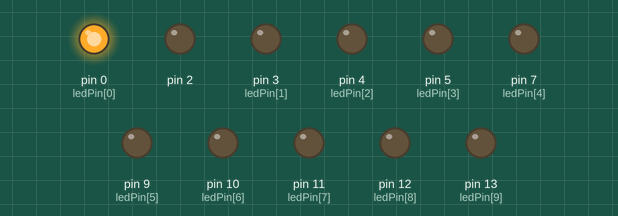
This sketch was run on a simulated Arduino Uno, built with avr-gcc and run on an emulated ATmega328P. Parts: output pins drawn as LEDs (lit = HIGH).

Above: at 0.1 s.
At 0.5 s:
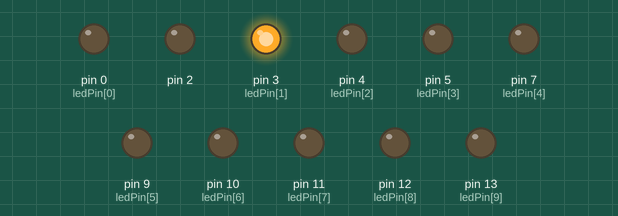
At 1.3 s:
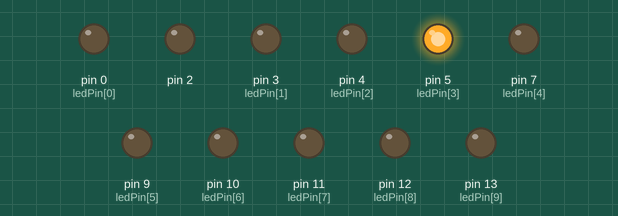
At 2.9 s:
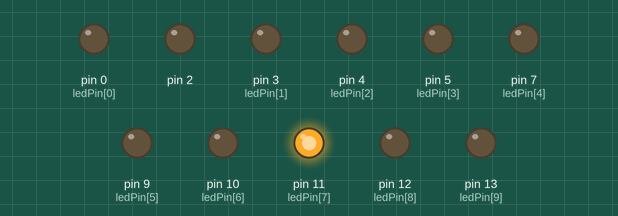
At 5.7 s:
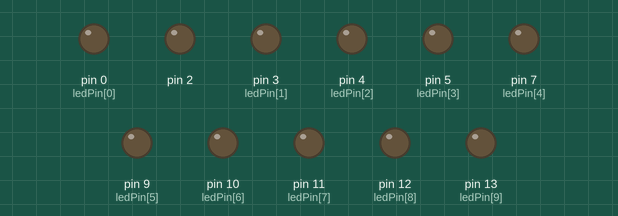
At 10.1 s:
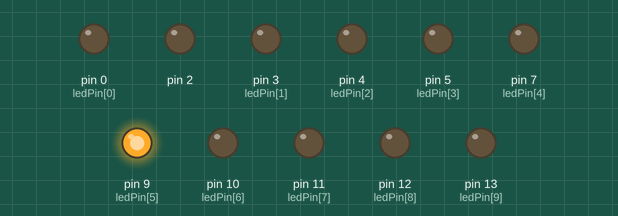
Timing chart, 0 to 10.4 s (numbered marks = the images above):
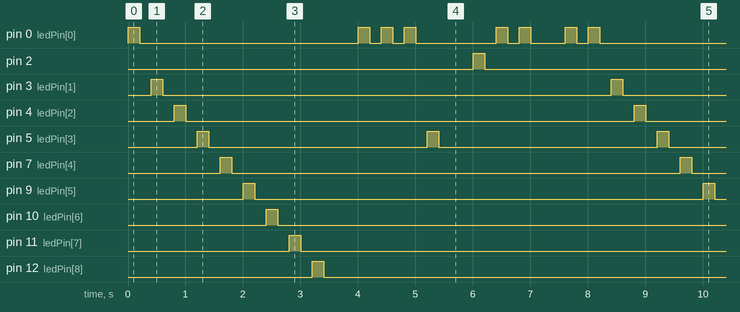

The sketch:

01-12-2022-bt3.ino
```cpp
int ledPin[] = {0, 3, 4, 5, 7, 9, 10, 11, 12, 13};
void setup() {
  for(int i = 0; i < sizeof(ledPin); i++){
    pinMode(ledPin[i], OUTPUT);
  }

}

void loop() {
  // put your main code here, to run repeatedly:
  for(int i = 0; i < sizeof(ledPin); i++){
    digitalWrite(ledPin[i], HIGH);
    delay(200);
    digitalWrite(ledPin[i], LOW);
    delay(200);
  }

}
//C:\Users\Admin\AppData\Local\Temp\arduino_build_875477\01-12-2022-bt3.ino.elf
```

Measured:
- by itself, pin 5 (ledPin[3]): alternates HIGH for 0.20 s and LOW for 3.8 s
- by itself, pin 0 (ledPin[0]): repeats every 8.0 s: LOW 3.8 s, 2 × (HIGH 0.20 s, LOW 0.20 s), HIGH 0.20 s, LOW 1.4 s, HIGH 0.20 s, LOW 0.20 s, HIGH 0.20 s, LOW 0.60 s, HIGH 0.20 s, LOW 0.20 s, HIGH 0.20 s
- by itself, pin 2, pin 3 (ledPin[1]), pin 4 (ledPin[2]), pin 7 (ledPin[4]), pin 9 (ledPin[5]), pin 10 (ledPin[6]), pin 11 (ledPin[7]), pin 12 (ledPin[8]), pin 13 (ledPin[9]): alternates HIGH for 0.20 s and LOW for 7.8 s
